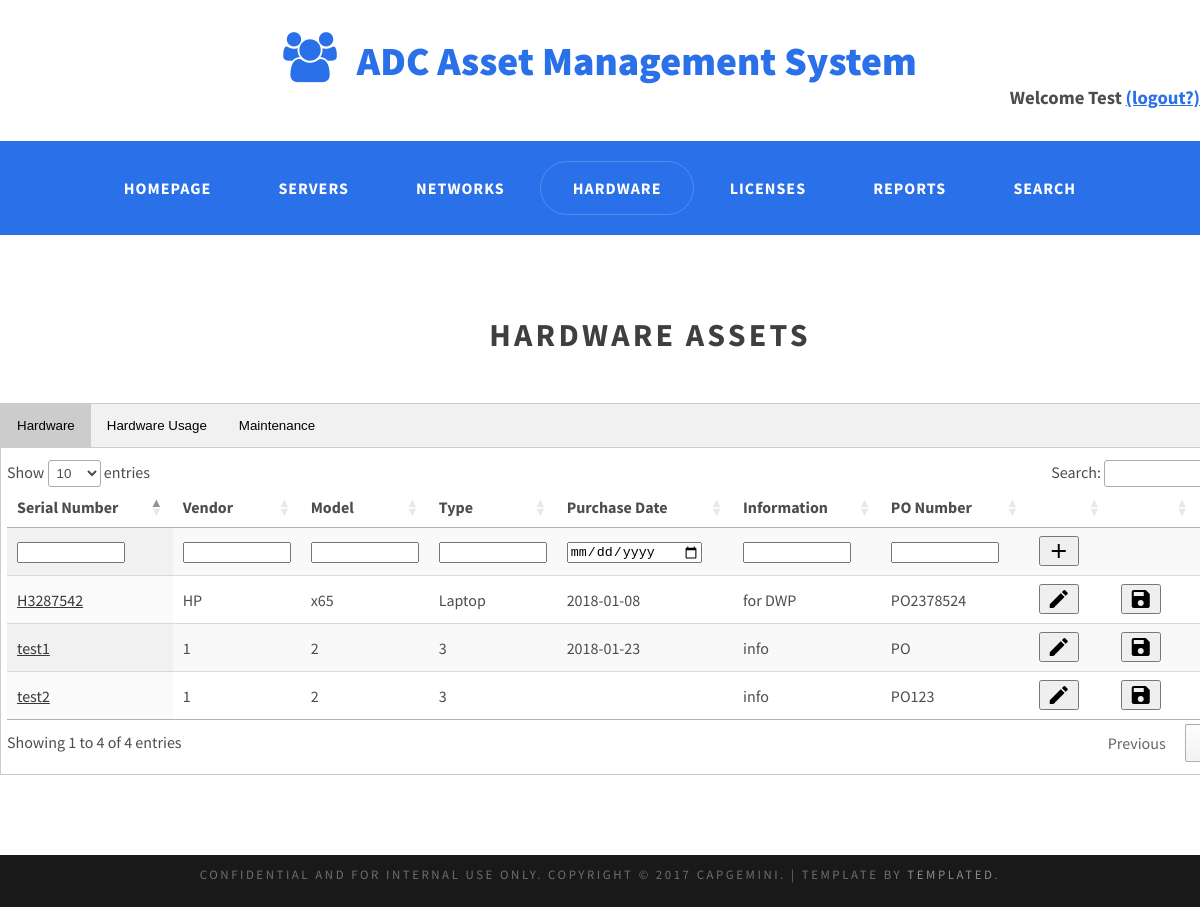
Screenshot of /hardware_asset.php (signed in) with the database file from the repository.
### tables this page shows
CREATE TABLE `hardware` (
  `serial_no` varchar(48) NOT NULL,
  `vendor` varchar(24) NOT NULL,
  `model_no` varchar(24) NOT NULL,
  `type` varchar(24) NOT NULL,
  `purchase_date` date DEFAULT NULL,
  `misc_info` varchar(48) NOT NULL,
  `po_number` varchar(48) NOT NULL
);

### hardware_asset.php (the view, shortened to what this page needs)
<!DOCTYPE html PUBLIC "-//W3C//DTD XHTML 1.0 Strict//EN" "http://www.w3.org/TR/xhtml1/DTD/xhtml1-strict.dtd">
<html xmlns="http://www.w3.org/1999/xhtml">
<head>
<link rel="stylesheet" href="https://cdnjs.cloudflare.com/ajax/libs/font-awesome/4.7.0/css/font-awesome.min.css"/>
<link href="default.css" rel="stylesheet" type="text/css" media="all" />
<link href="fonts.css" rel="stylesheet" type="text/css" media="all" />
<link rel="stylesheet" type="text/css" href="//cdn.datatables.net/1.10.16/css/jquery.dataTables.css"/>
</head>
<body>
<div id="logo">
	<h1><a href="#" class="icon icon-group"><span>ADC Asset Management System</span></a></h1>
	<h3 align="right">Welcome <?php echo $_SESSION['first_name'] ?> <a href='logout.php'>(logout?)</a></h3>
</div>
<div id="header">
	<div id="menu" class="container">
		<ul>
			<li><a href="index.php" accesskey="1" title="">Homepage</a></li>
			<li><a href="assets.php" accesskey="2" title="">Servers</a></li>
			<li><a href="network_asset.php" accesskey="3" title="">Networks</a></li>
			<li class="current_page_item"><a href="hardware_asset.php" accesskey="4" title="">Hardware</a></li>
			<li><a href="license_asset.php" accesskey="5" title="">Licenses</a></li>
			<li><a href="reports.php" accesskey="6" title="">Reports</a></li>
			<li><a href="search.php" accesskey="7" title="">Search</a></li>
		</ul>
	</div>
</div>
<div id="featured-wrapper">
	<div id="featured" class="container2">
		<div class="major">
			<h2>Hardware Assets</h2>
		</div>
<div class="tab">
  <button class="tablinks" onclick="openTable(event, 'hardware')" id="Btnhardware">Hardware</button>
  <button class="tablinks" onclick="openTable(event, 'hardware_usage')" id = "Btnhardware_usage">Hardware Usage</button>
  <button class="tablinks" onclick="openTable(event, 'maint')" id = "Btnmaint" >Maintenance</button>
</div>
		<div id="hardware" class="tabcontent">
		<table id="assets" class="display">
    <thead>
        <tr>
            <th bgcolor="#ffffff">Serial Number</th>
            <th>Vendor</th>
            <th>Model</th>
            <th>Type</th>
            <th>Purchase Date</th>
            <th>Information</th>
            <th>PO Number</th>
            <th bgcolor ="#ffffff"></th>
            <th bgcolor ="#ffffff"></th>
        </tr>
    </thead>
    <tbody>
    	<?php
    	if (isset($_GET['id']))
    	{
    	    $serial_no = $_GET['id'];
    	    $query = "SELECT serial_no, vendor,model_no,type,purchase_date,misc_info,po_number FROM hardware WHERE serial_no = '$serial_no'";
    	}
    	else if (isset($_GET['expiry']))
    	{
    	    $query = "SELECT serial_no, vendor,model_no,type,purchase_date,misc_info,po_number FROM hardware WHERE serial_no IN (SELECT serial_no FROM hardware_maintenance WHERE end_date <= now())  ";
    	}
    	else if (isset($_GET['expirying']))
    	{
    	    $query = "SELECT serial_no, vendor,model_no,type,purchase_date,misc_info,po_number FROM hardware WHERE serial_no IN (SELECT serial_no FROM hardware_maintenance WHERE (end_date BETWEEN now() AND now() + interval 30 day))  ";
    	}
    	else
    	{
		$query = 'SELECT serial_no, vendor,model_no,type,purchase_date,misc_info,po_number FROM hardware';
    	}
		require_once ('dbconnection.php');
            $data = $db->query($query);
            $data->setFetchMode(PDO::FETCH_ASSOC);
            foreach ($data as $row)
            {
                ?>
        <tr class="table-tr" id="row<?php echo $row['serial_no'];?>">
            <td id="serial_no_val<?php echo $row['serial_no'];?>"><a href='hardware_asset.php?id=<?php echo $row['serial_no']?>'><?php echo($serial_no = $row['serial_no']) ?></a></td>
            <td id="vendor_val<?php echo $row['serial_no'];?>"><?php echo($row['vendor'])?></td>
            <td id="model_no_val<?php echo $row['serial_no'];?>"><?php echo($row['model_no']) ?></td>
            <td id="type_val<?php echo $row['serial_no'];?>"><?php echo($row['type']) ?></td>
            <td id="purchase_date_val<?php echo $row['serial_no'];?>"><?php echo($row['purchase_date']) ?></td>
            <td id="misc_info_val<?php echo $row['serial_no'];?>"><?php echo($row['misc_info']) ?></td>
            <td id="po_number_val<?php echo $row['serial_no'];?>"><?php echo($row['po_number']) ?></td>
      		<td><input type='button' class="material-icons" id="edit_button<?php echo $row['serial_no'];?>" value="edit" onclick="edit_row('<?php echo $row['serial_no'];?>');"/></td>
   			<td><input type='button' class="material-icons" id="save_button<?php echo $row['serial_no'];?>" value="save" onclick="save_row('<?php echo $row['serial_no'];?>');"/></td>
      </tr>
			<?php }?>
        <tr id="new_row">
			<td><input type="text" id="new_id" style="width:100px"/></td>
			<td><input type="text" id="new_vendor" style="width:100px"/></td>
 			<td><input type="text" id="new_model" style="width:100px"/></td>
			<td><input type="text" id="new_type" style="width:100px"/></td>
			<td><input type="date" id="new_purchase_date" style="width:130px"/></td>
			<td><input type="text" id="new_misc_info" style="width:100px"/></td>
			<td><input type="text" id="new_po_number" style="width:100px"/></td>
			<td><input type="button" class="material-icons" value="add" onclick="insert_row(document.getElementById('new_id').value);"/></td>
			<td></td>
		</tr>
    </tbody>
</table>
</div>
		</div>
</div>
<div id="copyright" class="container">
	<p>Confidential and for internal use only. Copyright &copy; 2017 Capgemini. | Template by <a href="http://templated.co" rel="nofollow">TEMPLATED</a>.</p>
</div>
</body>
</html>

### default.css (style rules this page uses)
html, body { height: 100%; }
body { margin: 0px; padding: 0px; background: #191919; font-family: 'Source Sans Pro', sans-serif; font-size: 12pt; font-weight: 400; color: #4E4D4D; }
h1, h2, h3 { margin: 0; padding: 0; }
p, ol, ul { margin-top: 0; }
ol, ul { padding: 0; list-style: none; }
p { line-height: 180%; }
a { color: #383838; }
.container { width: 1200px; margin: 0px auto; }
.container2 { width: 1300px; margin: 0px auto; }
.major { overflow: hidden; margin-bottom: 3em; text-align: center; }
.major h2 { letter-spacing: 0.10em; text-transform: uppercase; font-size: 2em; font-weight: 700; color: #3f3f3f; }
#header { background: #2A70E8; }
#logo { padding: 2em 0em; background: #FFF; }
#logo h1 { text-align: center; font-weight: 900; font-size: 2.5em; }
#logo span { padding: 0em 0em 0em 0.5em; }
#logo a { color: #2A70E8; }
#menu ul { margin: 0; padding: 20px 0px 20px 0px; list-style: none; line-height: normal; text-align: center; }
#menu li { display: inline-block; }
#menu a { display: block; padding: 1em 2em; letter-spacing: 1px; text-decoration: none; text-transform: uppercase; font-size: 1em; font-weight: 700; color: #FFF; }
#menu .current_page_item a { border-radius: 30px; border: 1px solid; border-color: rgba(255,255,255,.2); }
#copyright { overflow: hidden; padding: 0.5em 0em; }
#copyright p { letter-spacing: 0.20em; text-align: center; text-transform: uppercase; font-size: 0.80em; color: #6F6F6F; }
#copyright a { text-decoration: none; color: #8C8C8C; }
#featured-wrapper { overflow: hidden; padding: 5em 0em; background: #FFF; }
#featured h2 { text-align: center; }
div.tab { overflow: hidden; border: 1px solid #ccc; background-color: #f1f1f1; }
div.tab button { background-color: inherit; float: left; border: none; outline: none; cursor: pointer; padding: 14px 16px; transition: 0.3s; }
div.tab button.active { background-color: #ccc; }
.tabcontent { padding: 12px 6px; border: 1px solid #ccc; border-top: none; }

### rows the page displays
hardware: serial_no "H3287542", vendor "HP", model_no "x65", type "Laptop", purchase_date "2018-01-08", misc_info "for DWP", po_number "PO2378524"
hardware: serial_no "test1", vendor "1", model_no "2", type "3", purchase_date "2018-01-23", misc_info "info", po_number "PO"
hardware: serial_no "test2", vendor "1", model_no "2", type "3", misc_info "info", po_number "PO123"

### other values shown
$_SESSION['first_name'] "Test"
